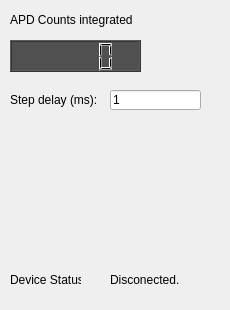
<?xml version="1.0" encoding="UTF-8"?>
<ui version="4.0">
 <class>Form</class>
 <widget class="QWidget" name="Form">
  <property name="geometry">
   <rect>
    <x>0</x>
    <y>0</y>
    <width>230</width>
    <height>310</height>
   </rect>
  </property>
  <property name="windowTitle">
   <string>Form</string>
  </property>
  <widget class="QLabel" name="label_20">
   <property name="geometry">
    <rect>
     <x>10</x>
     <y>10</y>
     <width>131</width>
     <height>20</height>
    </rect>
   </property>
   <property name="text">
    <string>APD Counts integrated</string>
   </property>
  </widget>
  <widget class="QLCDNumber" name="lcdNumber_counterValue">
   <property name="enabled">
    <bool>true</bool>
   </property>
   <property name="geometry">
    <rect>
     <x>10</x>
     <y>40</y>
     <width>131</width>
     <height>32</height>
    </rect>
   </property>
   <property name="styleSheet">
    <string notr="true">background-color: rgb(80, 80, 80);
selection-color: rgb(255, 255, 255);</string>
   </property>
  </widget>
  <widget class="QLabel" name="label_13">
   <property name="geometry">
    <rect>
     <x>10</x>
     <y>270</y>
     <width>71</width>
     <height>20</height>
    </rect>
   </property>
   <property name="text">
    <string>Device Status:</string>
   </property>
  </widget>
  <widget class="QLabel" name="label_deviceStatus">
   <property name="geometry">
    <rect>
     <x>110</x>
     <y>270</y>
     <width>71</width>
     <height>20</height>
    </rect>
   </property>
   <property name="text">
    <string>Disconected.</string>
   </property>
  </widget>
  <widget class="QLabel" name="label_21">
   <property name="geometry">
    <rect>
     <x>10</x>
     <y>90</y>
     <width>131</width>
     <height>20</height>
    </rect>
   </property>
   <property name="text">
    <string>Step delay (ms):</string>
   </property>
  </widget>
  <widget class="QLineEdit" name="lineEdit_stepDelay">
   <property name="geometry">
    <rect>
     <x>110</x>
     <y>90</y>
     <width>91</width>
     <height>20</height>
    </rect>
   </property>
   <property name="text">
    <string>1</string>
   </property>
  </widget>
 </widget>
 <resources/>
 <connections/>
</ui>
